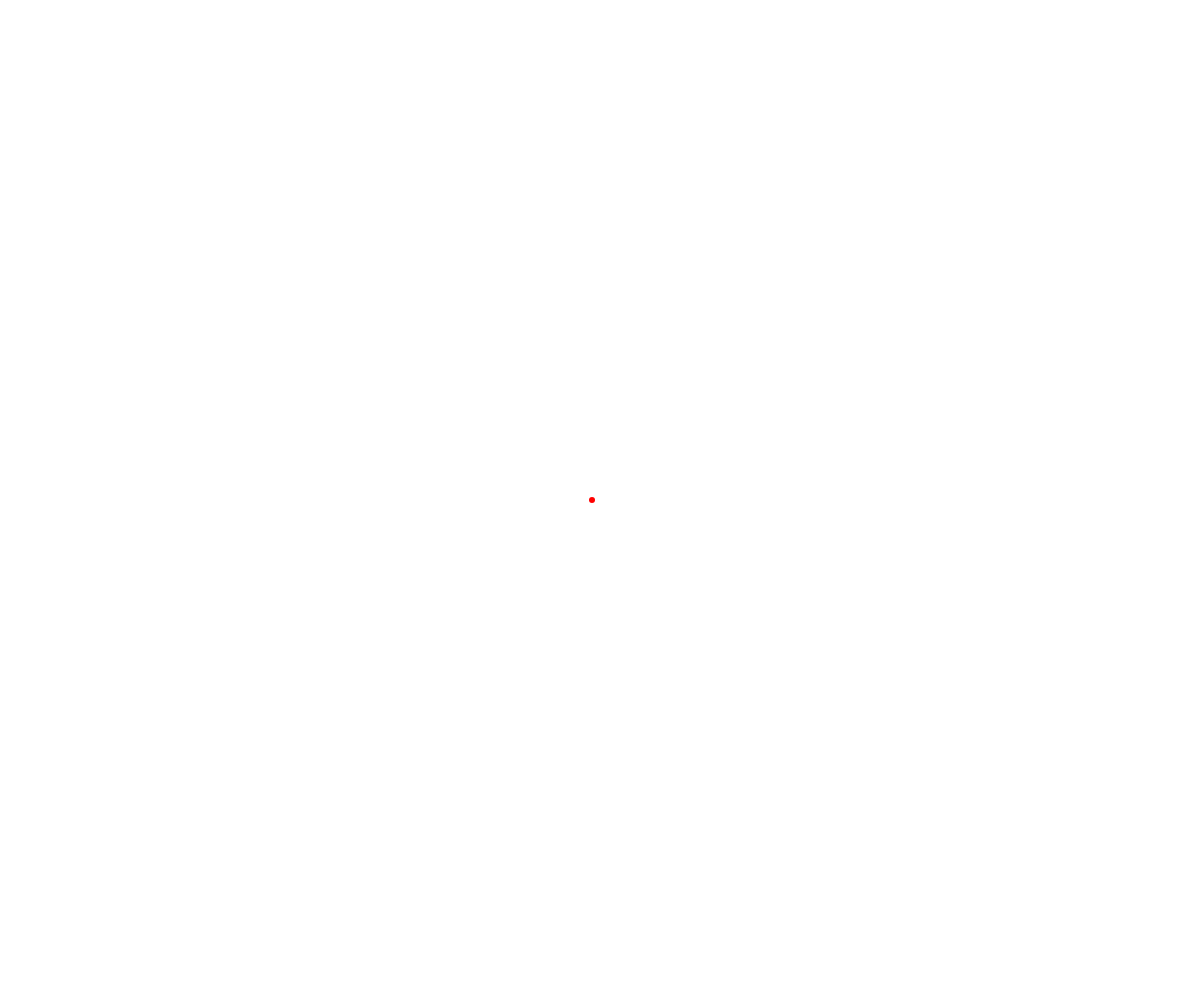
Frame 1 (no input)
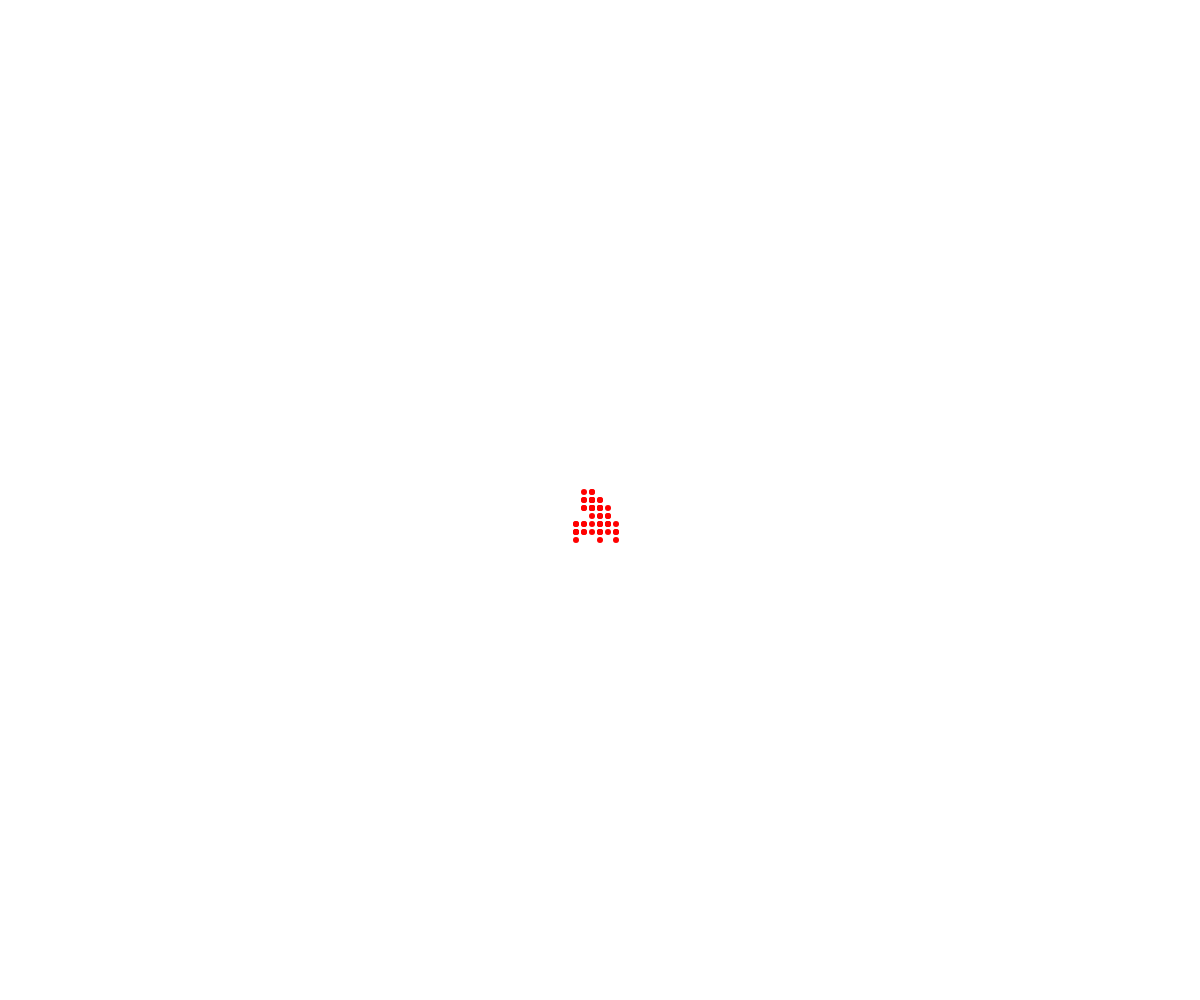
Frame 60 (no input)
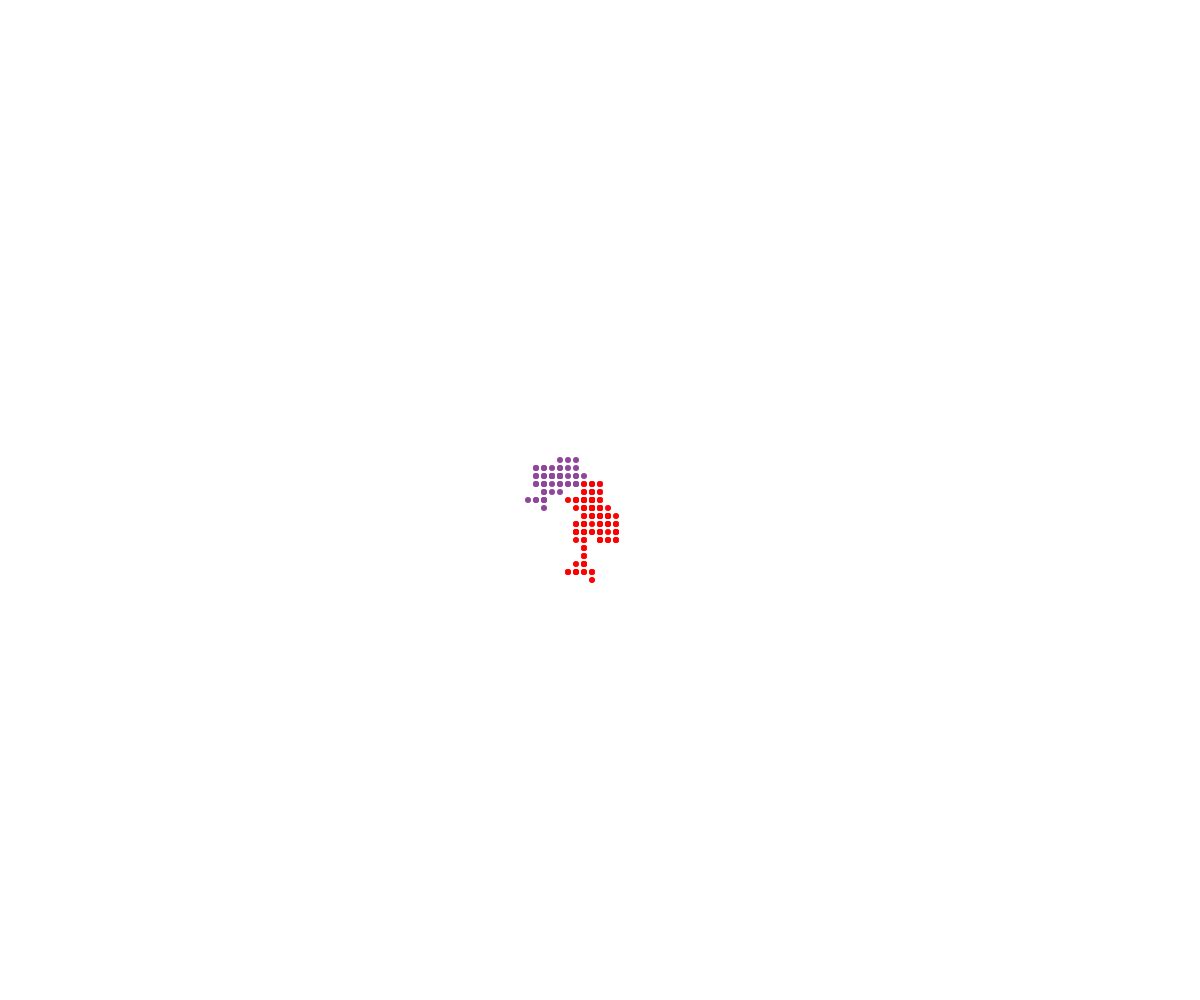
Frame 120 (the mouse pressed at the canvas centre since frame 60)

The p5.js sketch that drew these frames (run headless with seeded random() and noise() and a simulated clock; from frame 60 on, the mouse is pressed at the canvas centre):

// p5.js sketch
// ── sketch.js
// Walker OOP Demo

class Walker {
  constructor(x, y, theColor) {
    this.x = x;
    this.y = y;
    this.speed = 8;
    this.radius = 3;
    this.color = theColor;
  }

  display() {
    noStroke();
    fill(this.color);
    circle(this.x, this.y, this.radius*2);
  }

  move() {
    let choice = random(100);
    if (choice < 25) {
      //up
      this.y -= this.speed;
    }
    else if (choice < 50) {
      //down
      this.y += this.speed;
    }
    else if (choice < 75) {
      //left
      this.x -= this.speed;
    }
    else {
      //right
      this.x += this.speed;
    }
  }
}

let luc;

let walkerArray = [];

function setup() {
  createCanvas(windowWidth, windowHeight);
  luc = new Walker(width/2, height/2, "red");
  walkerArray.push(luc);
}

function draw() {
  for (let theWalker of walkerArray) {
    theWalker.move();
    theWalker.display();
  }
}


function mousePressed() {
  let randomColor = color(random(255), random(255), random(255));
  let someWalker = new Walker(mouseX, mouseY, randomColor);
  walkerArray.push(someWalker);
}
